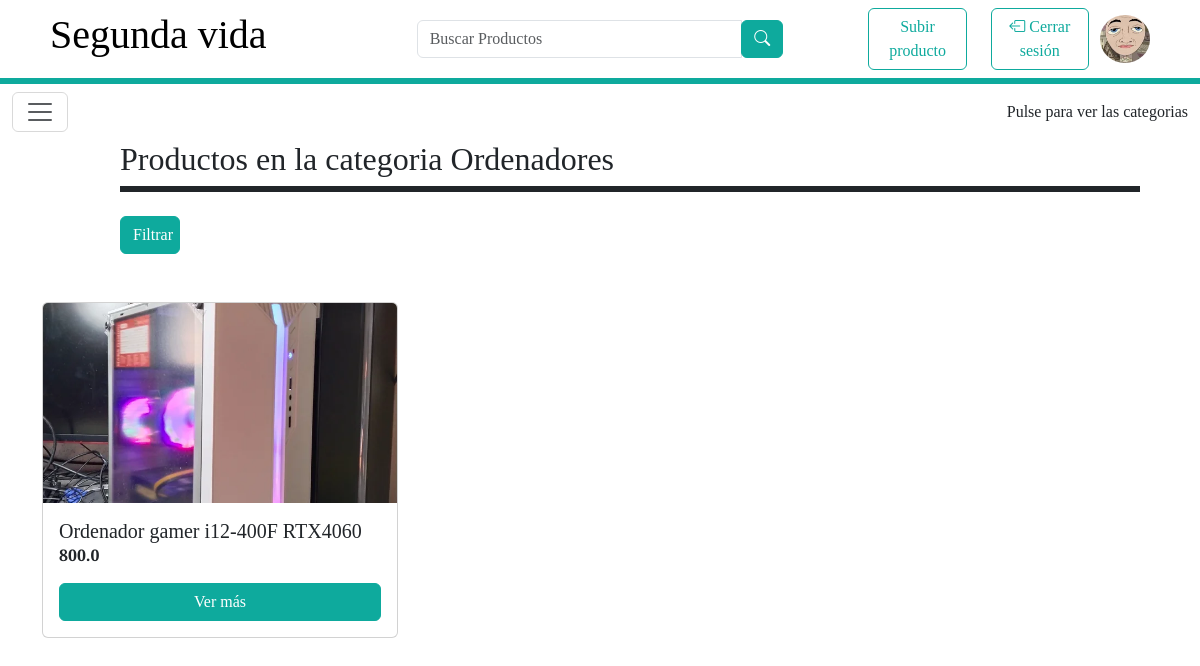
Page /product_list/7 (signed in) on the earlier database version.
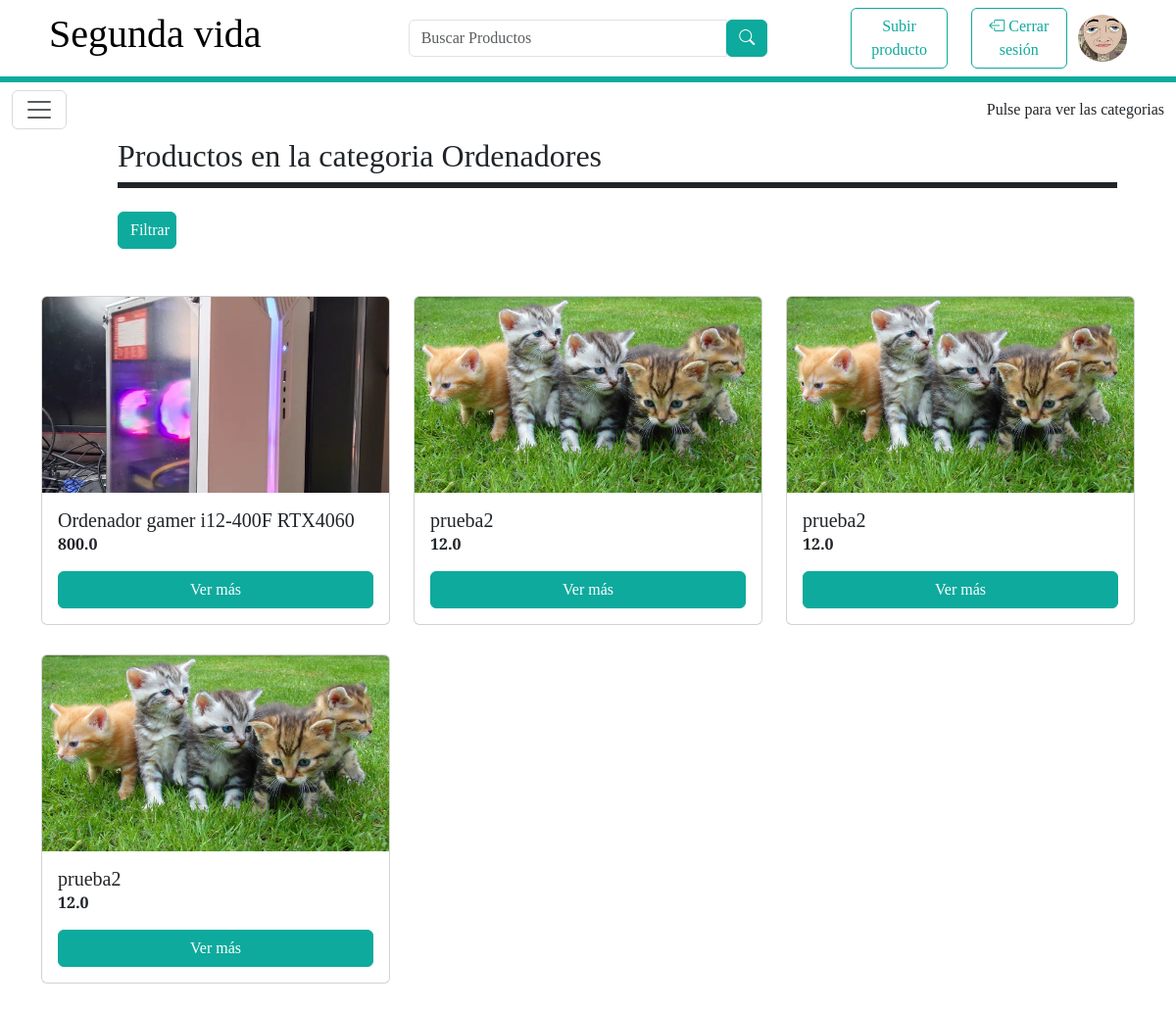
Same page on the later database version.
### tfg_app/models.py (models this page shows, shortened)
class Producto(models.Model):
    id = models.IntegerField(primary_key=True)
    nombre = models.CharField(max_length = 100, null = True)
    descripcion = models.TextField(max_length=500)
    precio = models.FloatField()
    imagen = models.ImageField(upload_to="productos/", blank=True)
    imagen2 = models.ImageField(upload_to="productos/", blank=True)
    imagen3 = models.ImageField(upload_to="productos/" ,blank=True)
    user_id = models.ForeignKey(Perfil,related_name='productos', on_delete=models.CASCADE)
    categorias = models.ForeignKey(Categoria, on_delete=models.CASCADE)
    create_datetime = models.DateTimeField(auto_now_add = True)
    product_id = models.CharField(blank=True,null=True,max_length = 100)
    price_id = models.CharField(blank=True,null=True,max_length = 100)

### tfg_app/views.py (the view, shortened to what this page needs)
# urls.py: path('product_list/<pk>', ProductoListView.as_view(), name='product_list'),
class ProductoListView(LoginRequiredMixin, TemplateView):
    template_name = 'producto_list.html'
    def get_context_data(self, **kwargs):
        context = super().get_context_data(**kwargs)
        categoria = Categoria.objects.get(id=self.kwargs['pk'])
        context['productos'] = Producto.objects.filter(categorias=categoria)
        context['perfil'] = Perfil.objects.get(user_id=self.request.user.id)
        context['categorias'] = Categoria.objects.all()
        context['object'] = categoria
        context['form_busqueda'] = FormularioBusqueda()  # Cambié el nombre del contexto para evitar conflictos
        context['ciudades'] = PROVINCIAS_CHOICES_ARRAY
        return context

### tfg_app/forms.py
class FormularioBusqueda(forms.Form):
    precio_minimo = forms.DecimalField(label='Precio mínimo', required=False, min_value=0, decimal_places=2)
    precio_maximo = forms.DecimalField(label='Precio máximo', required=False, min_value=0, decimal_places=2)
    provincia = forms.CharField(label='Provincia', required=False)

### tfg_app/models.py (called while the page is built)
    def __str__(self) -> str:
        return self.nombre

### tfg_app/templates/producto_list.html (shortened to what this page needs)
<!DOCTYPE html>
<html lang="en">
<head>
</head>
<body>
    {% include 'header.html'%}
    {% include 'navbar.html'%}
    <main class="col">
      {% if busqueda %}
      <h2 style="margin-left: 10%;">Resultados de la búsqeda ({{numero}})</h2>
      {% else %}
      <h2 style="margin-left: 10%;">Productos en la categoria {{object}}</h2>
      {% endif %}
      <div class="border border-3 border-dark" style="margin-left: 10%; margin-right: 5%"></div>
      <br>
      <div class="btn btn-primary ml-4 mb-5 " style="width:5%;height: 5%; margin-left: 10%;" type="button" data-bs-toggle="modal" data-bs-target="#exampleModal" >Filtrar</div>
      <div class="container">
        <div class="row">
          {% if productos %}
            {% for product in productos %}
            <div class="col-md-4">
              <div class="card product-card">
                  <img src="{{product.imagen.url}}" class="card-img-top product-img" alt="Imagen del Producto 1">
                  <div class="card-body">
                      <h5 class="card-title">{{product.nombre}}</h5>
                      <p class="product-price">{{product.precio}}</p>
                      <a href="{% url 'product_detail' pk=product.pk%}" class="btn btn-primary">Ver más</a>
                  </div>
              </div>
            </div>
            {% endfor %}
            {% else %}
            <h1>Esta categoría no cuenta con productos actualmente. ¡Súbelos tu!</h1>
            {% endif %}
          </div>
        </main>
    </body>
</html>

Differences in the rows shown:
added Producto: imagen (picture), nombre "prueba2", precio "12.0"
added Producto: imagen (picture), nombre "prueba2", precio "12.0"
added Producto: imagen (picture), nombre "prueba2", precio "12.0"
